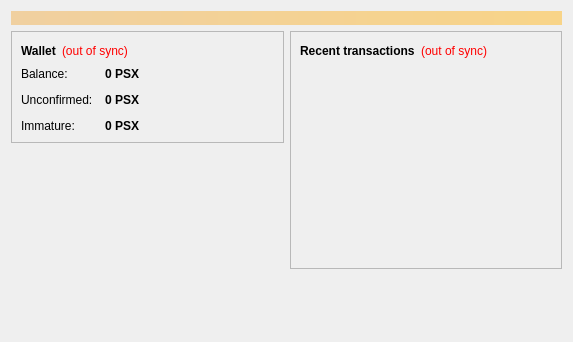
<?xml version="1.0" encoding="UTF-8"?>
<ui version="4.0">
 <class>OverviewPage</class>
 <widget class="QWidget" name="OverviewPage">
  <property name="geometry">
   <rect>
    <x>0</x>
    <y>0</y>
    <width>573</width>
    <height>342</height>
   </rect>
  </property>
  <property name="windowTitle">
   <string>Form</string>
  </property>
  <layout class="QVBoxLayout" name="topLayout">
   <item>
    <widget class="QLabel" name="labelAlerts">
     <property name="visible">
      <bool>false</bool>
     </property>
     <property name="styleSheet">
      <string notr="true">background-color: qlineargradient(x1: 0, y1: 0, x2: 1, y2: 0, stop:0 #F0D0A0, stop:1 #F8D488); color:#000000;</string>
     </property>
     <property name="wordWrap">
      <bool>true</bool>
     </property>
     <property name="margin">
      <number>3</number>
     </property>
    </widget>
   </item>
   <item>
    <layout class="QHBoxLayout" name="horizontalLayout" stretch="1,1">
     <item>
      <layout class="QVBoxLayout" name="verticalLayout_2">
       <item>
        <widget class="QFrame" name="frame">
         <property name="frameShape">
          <enum>QFrame::StyledPanel</enum>
         </property>
         <property name="frameShadow">
          <enum>QFrame::Raised</enum>
         </property>
         <layout class="QVBoxLayout" name="verticalLayout_4">
          <item>
           <layout class="QHBoxLayout" name="horizontalLayout_4">
            <item>
             <widget class="QLabel" name="label_5">
              <property name="font">
               <font>
                <weight>75</weight>
                <bold>true</bold>
               </font>
              </property>
              <property name="text">
               <string>Wallet</string>
              </property>
             </widget>
            </item>
            <item>
             <widget class="QLabel" name="labelWalletStatus">
              <property name="toolTip">
               <string>The displayed information may be out of date. Your wallet automatically synchronizes with the PeerSendX network after a connection is established, but this process has not completed yet.</string>
              </property>
              <property name="styleSheet">
               <string notr="true">QLabel { color: red; }</string>
              </property>
              <property name="text">
               <string notr="true">(out of sync)</string>
              </property>
              <property name="alignment">
               <set>Qt::AlignLeading|Qt::AlignLeft|Qt::AlignVCenter</set>
              </property>
             </widget>
            </item>
            <item>
             <spacer name="horizontalSpacer_2">
              <property name="orientation">
               <enum>Qt::Horizontal</enum>
              </property>
              <property name="sizeHint" stdset="0">
               <size>
                <width>40</width>
                <height>20</height>
               </size>
              </property>
             </spacer>
            </item>
           </layout>
          </item>
          <item>
           <layout class="QFormLayout" name="formLayout_2">
            <property name="fieldGrowthPolicy">
             <enum>QFormLayout::AllNonFixedFieldsGrow</enum>
            </property>
            <property name="horizontalSpacing">
             <number>12</number>
            </property>
            <property name="verticalSpacing">
             <number>12</number>
            </property>
            <item row="0" column="0">
             <widget class="QLabel" name="label">
              <property name="text">
               <string>Balance:</string>
              </property>
             </widget>
            </item>
            <item row="0" column="1">
             <widget class="QLabel" name="labelBalance">
              <property name="font">
               <font>
                <weight>75</weight>
                <bold>true</bold>
               </font>
              </property>
              <property name="cursor">
               <cursorShape>IBeamCursor</cursorShape>
              </property>
              <property name="toolTip">
               <string>Your current balance</string>
              </property>
              <property name="text">
               <string notr="true">0 PSX</string>
              </property>
              <property name="textInteractionFlags">
               <set>Qt::LinksAccessibleByMouse|Qt::TextSelectableByKeyboard|Qt::TextSelectableByMouse</set>
              </property>
             </widget>
            </item>
            <item row="1" column="0">
             <widget class="QLabel" name="label_3">
              <property name="text">
               <string>Unconfirmed:</string>
              </property>
             </widget>
            </item>
            <item row="1" column="1">
             <widget class="QLabel" name="labelUnconfirmed">
              <property name="font">
               <font>
                <weight>75</weight>
                <bold>true</bold>
               </font>
              </property>
              <property name="cursor">
               <cursorShape>IBeamCursor</cursorShape>
              </property>
              <property name="toolTip">
               <string>Total of transactions that have yet to be confirmed, and do not yet count toward the current balance</string>
              </property>
              <property name="text">
               <string notr="true">0 PSX</string>
              </property>
              <property name="textInteractionFlags">
               <set>Qt::LinksAccessibleByMouse|Qt::TextSelectableByKeyboard|Qt::TextSelectableByMouse</set>
              </property>
             </widget>
            </item>
            <item row="2" column="0">
             <widget class="QLabel" name="labelImmatureText">
              <property name="text">
               <string>Immature:</string>
              </property>
             </widget>
            </item>
            <item row="2" column="1">
             <widget class="QLabel" name="labelImmature">
              <property name="font">
               <font>
                <weight>75</weight>
                <bold>true</bold>
               </font>
              </property>
              <property name="toolTip">
               <string>Mined balance that has not yet matured</string>
              </property>
              <property name="text">
               <string notr="true">0 PSX</string>
              </property>
              <property name="textInteractionFlags">
               <set>Qt::LinksAccessibleByMouse|Qt::TextSelectableByKeyboard|Qt::TextSelectableByMouse</set>
              </property>
             </widget>
            </item>
           </layout>
          </item>
         </layout>
        </widget>
       </item>
       <item>
        <spacer name="verticalSpacer">
         <property name="orientation">
          <enum>Qt::Vertical</enum>
         </property>
         <property name="sizeHint" stdset="0">
          <size>
           <width>20</width>
           <height>40</height>
          </size>
         </property>
        </spacer>
       </item>
      </layout>
     </item>
     <item>
      <layout class="QVBoxLayout" name="verticalLayout_3">
       <item>
        <widget class="QFrame" name="frame_2">
         <property name="frameShape">
          <enum>QFrame::StyledPanel</enum>
         </property>
         <property name="frameShadow">
          <enum>QFrame::Raised</enum>
         </property>
         <layout class="QVBoxLayout" name="verticalLayout">
          <item>
           <layout class="QHBoxLayout" name="horizontalLayout_2">
            <item>
             <widget class="QLabel" name="label_4">
              <property name="text">
               <string>&lt;b&gt;Recent transactions&lt;/b&gt;</string>
              </property>
             </widget>
            </item>
            <item>
             <widget class="QLabel" name="labelTransactionsStatus">
              <property name="toolTip">
               <string>The displayed information may be out of date. Your wallet automatically synchronizes with the PeerSendX network after a connection is established, but this process has not completed yet.</string>
              </property>
              <property name="styleSheet">
               <string notr="true">QLabel { color: red; }</string>
              </property>
              <property name="text">
               <string notr="true">(out of sync)</string>
              </property>
              <property name="alignment">
               <set>Qt::AlignRight|Qt::AlignTrailing|Qt::AlignVCenter</set>
              </property>
             </widget>
            </item>
            <item>
             <spacer name="horizontalSpacer">
              <property name="orientation">
               <enum>Qt::Horizontal</enum>
              </property>
              <property name="sizeHint" stdset="0">
               <size>
                <width>40</width>
                <height>20</height>
               </size>
              </property>
             </spacer>
            </item>
           </layout>
          </item>
          <item>
           <widget class="QListView" name="listTransactions">
            <property name="styleSheet">
             <string notr="true">QListView { background: transparent; }</string>
            </property>
            <property name="frameShape">
             <enum>QFrame::NoFrame</enum>
            </property>
            <property name="verticalScrollBarPolicy">
             <enum>Qt::ScrollBarAlwaysOff</enum>
            </property>
            <property name="horizontalScrollBarPolicy">
             <enum>Qt::ScrollBarAlwaysOff</enum>
            </property>
            <property name="selectionMode">
             <enum>QAbstractItemView::NoSelection</enum>
            </property>
           </widget>
          </item>
         </layout>
        </widget>
       </item>
       <item>
        <spacer name="verticalSpacer_2">
         <property name="orientation">
          <enum>Qt::Vertical</enum>
         </property>
         <property name="sizeHint" stdset="0">
          <size>
           <width>20</width>
           <height>40</height>
          </size>
         </property>
        </spacer>
       </item>
      </layout>
     </item>
    </layout>
   </item>
  </layout>
 </widget>
 <resources/>
 <connections/>
</ui>
